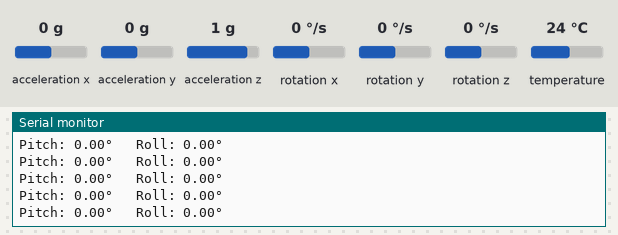
Recording of a sketch running on a simulated Arduino Uno, built with avr-gcc and run on an emulated ATmega328P. Shown: the last lines printed to the serial monitor. The inputs (shaded band) are chosen by the test bench; at power-on: acceleration z 1 g, acceleration x 0 g, acceleration y 0 g, rotation x 0 °/s, rotation y 0 °/s, rotation z 0 °/s, temperature 24 °C.

Above: at 1.2 s.
1.3 s: acceleration z set to 0 g
At 1.35 s:
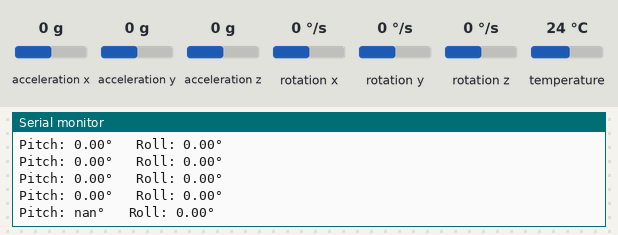
3.2 s: acceleration x set to -1.4 g
At 3.21 s:
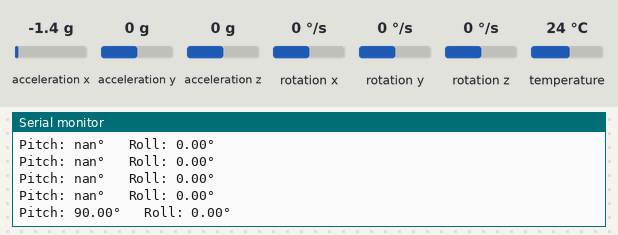
4.7 s: acceleration y set to -1.4 g
At 4.77 s:
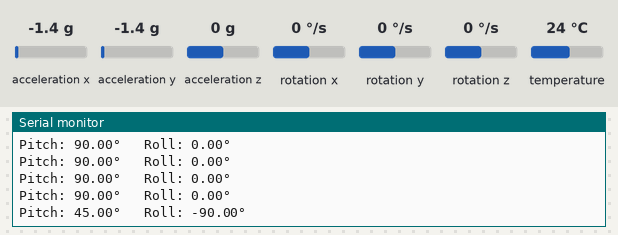
Timing chart, 0 to 7.7 s (numbered marks = the images above; inputs shaded):
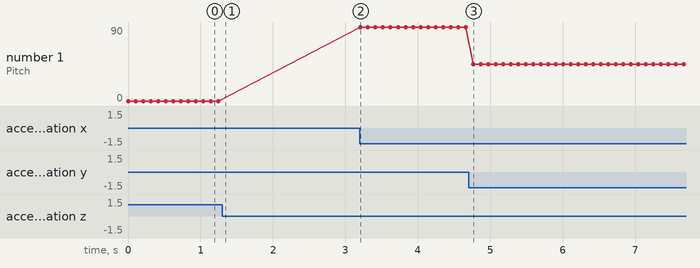

Measured:
- after the input at 1.3 s, the serial monitor: prints a new line after 0.05 s (image 1)
- after the input at 3.2 s, the serial monitor: prints a new line at once (image 2)
- after the input at 4.7 s, the serial monitor: prints a new line after 0.06 s (image 3)
- plotted number 1: 0 → 90 after the input at 3.2 s, 90 → 45 after the input at 4.7 s

The sketch:

PruebaMPU6050.ino
```cpp
#include <Wire.h>
#include <Adafruit_MPU6050.h>
#include <Adafruit_Sensor.h>

Adafruit_MPU6050 mpu;


void setup() {
  Serial.begin(115200);
  while (!Serial)
    delay(10);

  if (!mpu.begin()) {
    Serial.println("No se encontró el MPU6050, revisa el cableado!");
    while (1) delay(10);
  }

  mpu.setAccelerometerRange(MPU6050_RANGE_8_G);
  mpu.setGyroRange(MPU6050_RANGE_500_DEG);
  mpu.setFilterBandwidth(MPU6050_BAND_21_HZ);

  Serial.println("MPU6050 listo!");
}


//AGREGADO A COD


void loop() {
  sensors_event_t a, g, temp;
  mpu.getEvent(&a, &g, &temp);

  // Cálculo de ángulos a partir del acelerómetro
  float roll  = atan2(a.acceleration.y, a.acceleration.z) * 180 / PI;
  float pitch = atan(-a.acceleration.x /
              sqrt(a.acceleration.y * a.acceleration.y + a.acceleration.z * a.acceleration.z)) * 180 / PI;

  Serial.print("Pitch: ");
  Serial.print(pitch);
  Serial.print("°   Roll: ");
  Serial.print(roll);
  Serial.println("°");

  delay(100); // refresco cada 0.1 s
}
```
